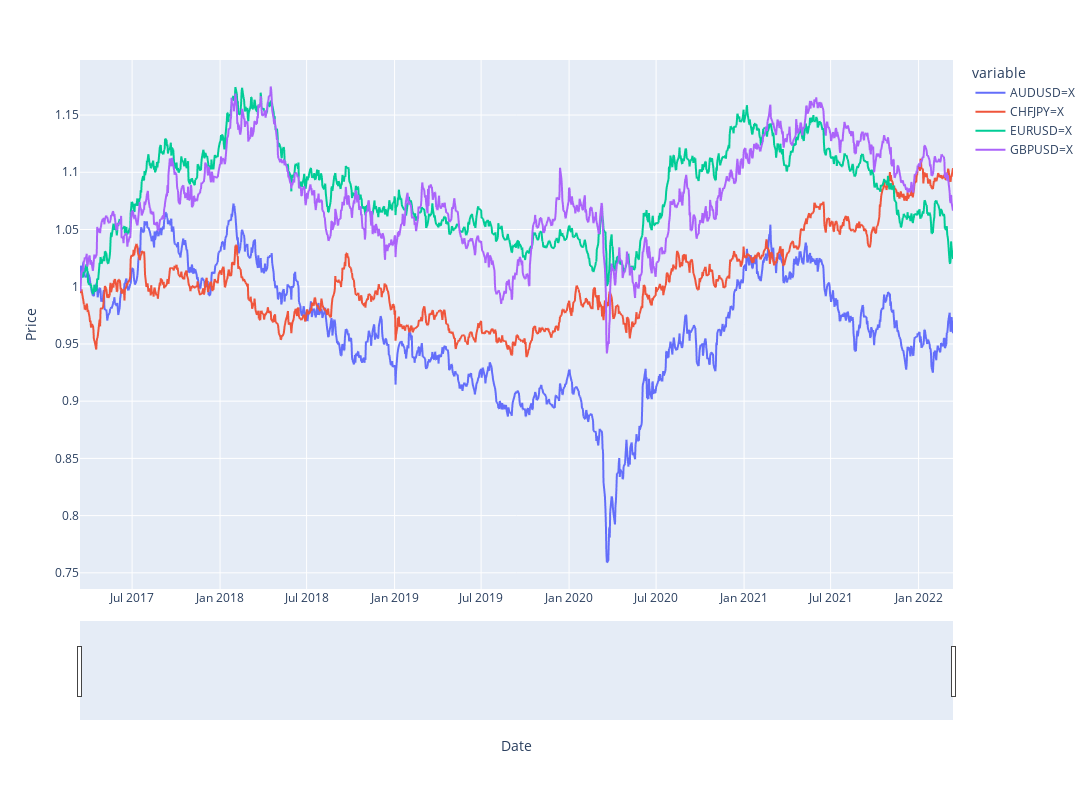

This figure's notebook cell:
### Code cell
fig = px.line(mult_cum_df, x=mult_cum_df.index, y=mult_cum_df.columns)
fig.update_xaxes(title="Date", rangeslider_visible=True)
fig.update_yaxes(title="Price")
fig.update_layout(height=800, width=1200, showlegend=True)
fig.show()

### Figure 1 — Plotly figure (JSON) as saved in the notebook; plotly's stock layout.template omitted (floating-point values rounded to 4 significant figures; data arrays with more than 128 entries replaced by an {"elided": "..."} marker saying what was removed)
{"data": [{"hovertemplate": "variable=AUDUSD=X<br>Date=%{x}<br>value=%{y}<extra></extra>", "legendgroup": "AUDUSD=X", "line": {"color": "#636efa", "dash": "solid"}, "marker": {"symbol": "circle"}, "mode": "lines", "name": "AUDUSD=X", "showlegend": true, "type": "scattergl", "x": {"elided": "1302 str values"}, "xaxis": "x", "y": {"elided": "1302 float values"}, "yaxis": "y"}, {"hovertemplate": "variable=CHFJPY=X<br>Date=%{x}<br>value=%{y}<extra></extra>", "legendgroup": "CHFJPY=X", "line": {"color": "#EF553B", "dash": "solid"}, "marker": {"symbol": "circle"}, "mode": "lines", "name": "CHFJPY=X", "showlegend": true, "type": "scattergl", "x": {"elided": "1302 str values"}, "xaxis": "x", "y": {"elided": "1302 float values"}, "yaxis": "y"}, {"hovertemplate": "variable=EURUSD=X<br>Date=%{x}<br>value=%{y}<extra></extra>", "legendgroup": "EURUSD=X", "line": {"color": "#00cc96", "dash": "solid"}, "marker": {"symbol": "circle"}, "mode": "lines", "name": "EURUSD=X", "showlegend": true, "type": "scattergl", "x": {"elided": "1302 str values"}, "xaxis": "x", "y": {"elided": "1302 float values"}, "yaxis": "y"}, {"hovertemplate": "variable=GBPUSD=X<br>Date=%{x}<br>value=%{y}<extra></extra>", "legendgroup": "GBPUSD=X", "line": {"color": "#ab63fa", "dash": "solid"}, "marker": {"symbol": "circle"}, "mode": "lines", "name": "GBPUSD=X", "showlegend": true, "type": "scattergl", "x": {"elided": "1302 str values"}, "xaxis": "x", "y": {"elided": "1302 float values"}, "yaxis": "y"}], "layout": {"height": 800, "legend": {"title": {"text": "variable"}, "tracegroupgap": 0}, "margin": {"t": 60}, "showlegend": true, "width": 1200, "xaxis": {"anchor": "y", "domain": [0, 1], "rangeslider": {"visible": true}, "title": {"text": "Date"}}, "yaxis": {"anchor": "x", "domain": [0, 1], "title": {"text": "Price"}}}}
